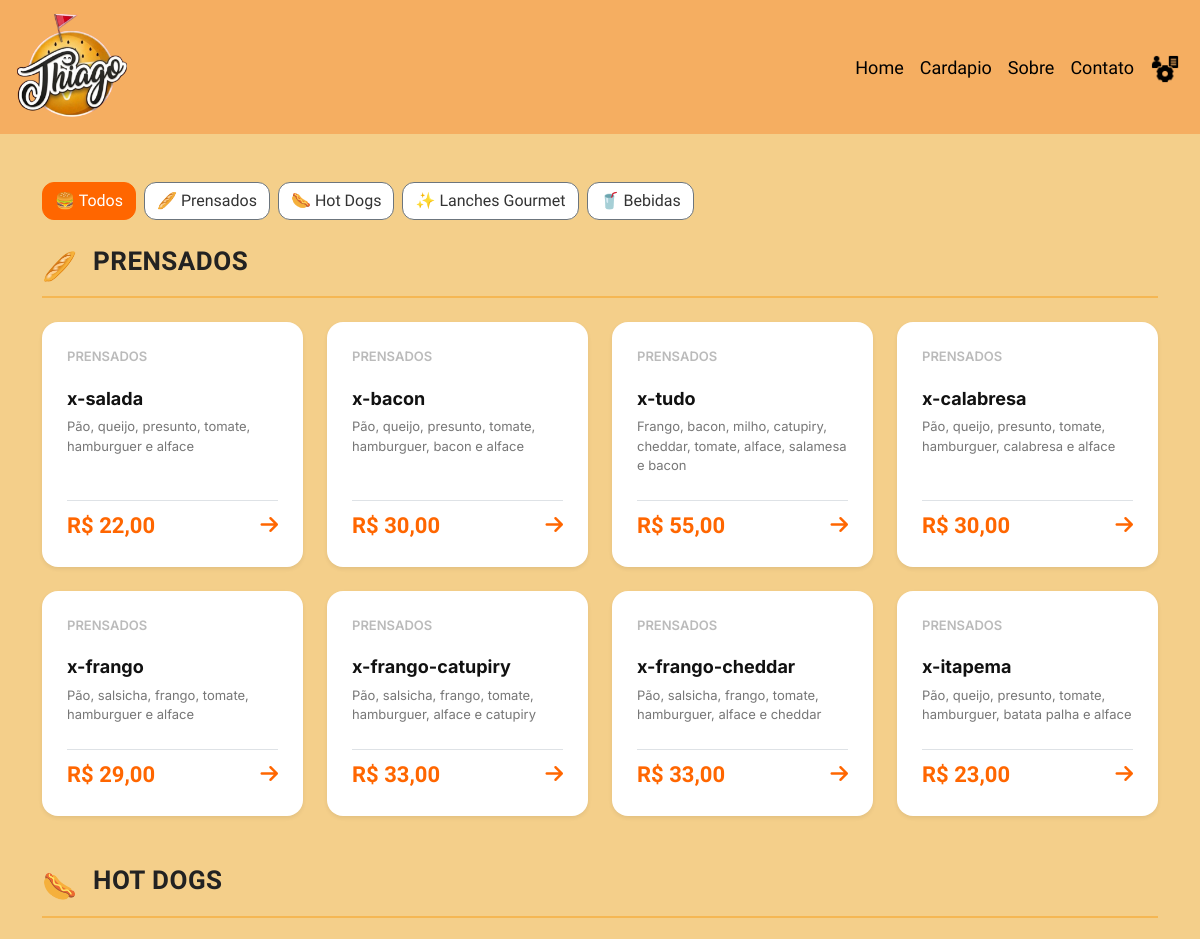
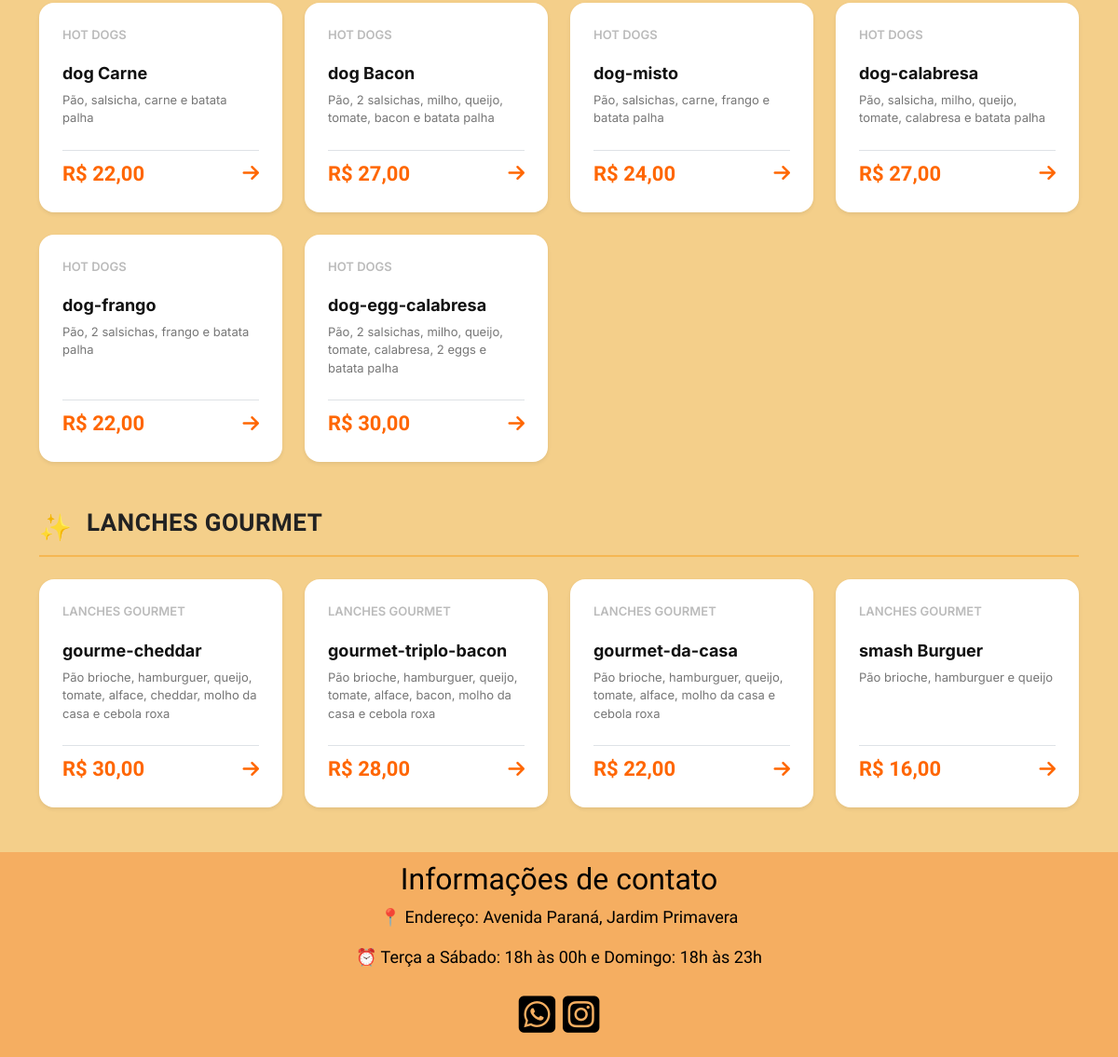
Page /cardapio on the earlier database version (2 pictures, top to bottom).
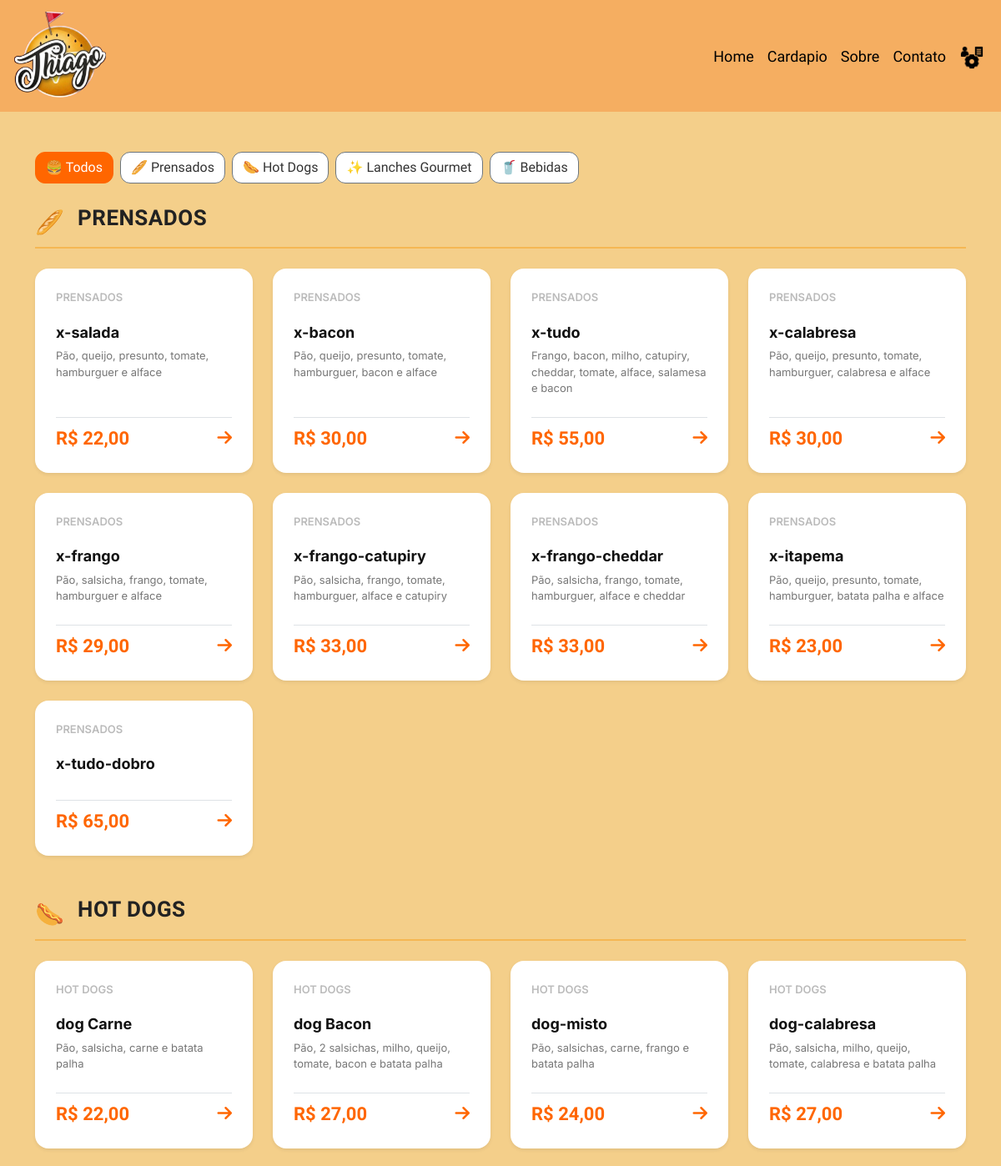
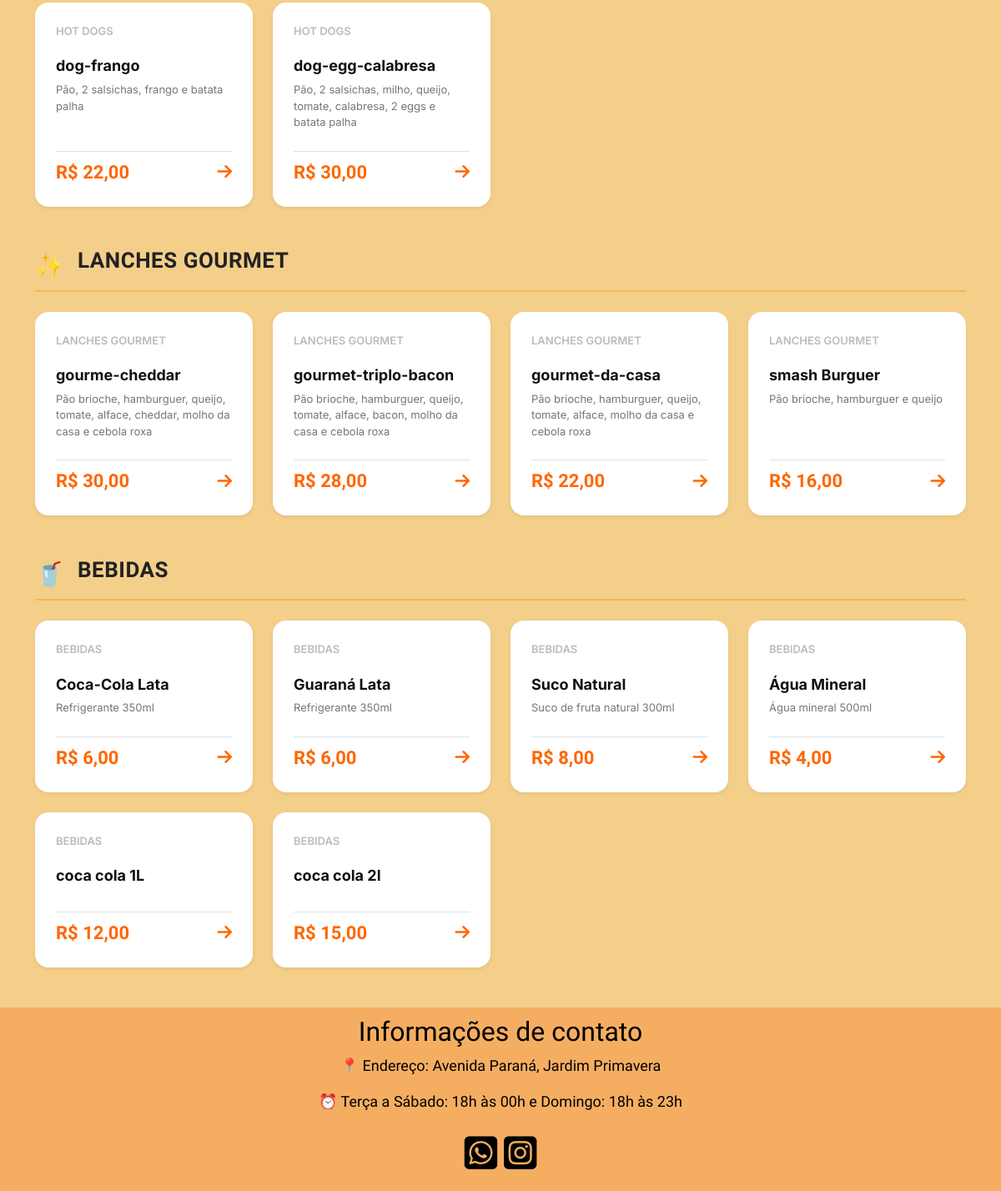
Same page on the later database version (2 pictures, top to bottom).
### tables this page shows
CREATE TABLE `produto` (
  `id_produto` int(11) NOT NULL,
  `id_categoria` int(11) NOT NULL,
  `nome_lanches` varchar(100) NOT NULL,
  `preco` float(10,2) NOT NULL,
  `popular` tinyint(1) DEFAULT 0,
  `ingredientes` text DEFAULT NULL
);

CREATE TABLE `categoria` (
  `id_categoria` int(11) NOT NULL,
  `nome_categoria` varchar(100) NOT NULL
);

### include/funcoes.php (called while the page is built, shortened)
<?php
function buscarTodosProdutos(mysqli $conn): array
{
    $cardapio = [];
    $icones = [
        'PRENSADOS' => '🥖',
        'HOT DOGS' => '🌭',
        'LANCHES GOURMET' => '✨',
        'BEBIDAS' => '🥤'
    ];
    $sql = "SELECT p.id_produto, p.nome_lanches, p.preco,
                   p.popular, p.ingredientes, c.nome_categoria
            FROM produto p
            JOIN categoria c ON p.id_categoria = c.id_categoria
            ORDER BY c.id_categoria, p.id_produto";
    $res = $conn->query($sql);
    while ($linha = $res->fetch_assoc()) {
        $categoria = strtoupper($linha['nome_categoria']);
        if (!isset($cardapio[$categoria])) {
            $cardapio[$categoria] = [
                'secao_titulo' => $categoria,
                'secao_icon'   => $icones[$categoria] ?? '🍔',
                'lanches'      => []
            ];
        }
        $ehPopular = ($linha['popular'] == 1 || $linha['popular'] === '1' || $linha['popular'] === true);
        $cardapio[$categoria]['lanches'][] = [
            'num'          => $categoria,
            'nome'         => $linha['nome_lanches'],
            'preco'        => (float) $linha['preco'],
            'ingredientes' => $linha['ingredientes'] ?? '',
            'popular'      => $ehPopular
        ];
    }
    return array_values($cardapio);
}

### pagina/cardapio.php (the view, shortened to what this page needs)
<?php
require_once "include/funcoes.php";
$cardapio_completo = buscarTodosProdutos($conn);
function filtrarPorCategoria(array $secoes, $categoriaSelecionada): array {
    if (empty($categoriaSelecionada) || $categoriaSelecionada === 'TODOS') {
        return $secoes;
    }
    $resultado = [];
    return $resultado;
}
$categoriaAtual = $_GET['categoria'] ?? 'TODOS';
$cardapioParaExibir = filtrarPorCategoria($cardapio_completo, $categoriaAtual);
?>
<!DOCTYPE html>
<html lang="pt-br">
<head>
    <link href="https://cdn.jsdelivr.net/npm/bootstrap@5.3.0/dist/css/bootstrap.min.css" rel="stylesheet">
    <link rel="stylesheet" href="css/cardapio.css">
    <link rel="stylesheet" href="https://cdnjs.cloudflare.com/ajax/libs/font-awesome/6.5.1/css/all.min.css">
</head>
<body>
<div class="container menu-conteudo my-5">
    <div class="d-flex flex-wrap gap-2 mb-4 align-items-center">
        <a href="?param=cardapio&categoria=TODOS"
           class="btn <?php echo ($categoriaAtual === 'TODOS') ? 'btn-primary text-white' : 'btn-outline-secondary bg-white'; ?>"
           style="border-radius: 12px; font-family: 'Oswald', sans-serif; <?php echo ($categoriaAtual === 'TODOS') ? 'background-color: #ff6600; border-color: #ff6600;' : 'color: #333;'; ?>">
           🍔 Todos
        </a>
        <a href="?param=cardapio&categoria=PRENSADOS"
           class="btn <?php echo ($categoriaAtual === 'PRENSADOS') ? 'btn-primary text-white' : 'btn-outline-secondary bg-white'; ?>"
           style="border-radius: 12px; font-family: 'Oswald', sans-serif; <?php echo ($categoriaAtual === 'PRENSADOS') ? 'background-color: #ff6600; border-color: #ff6600;' : 'color: #333;'; ?>">
           🥖 Prensados
        </a>
        <a href="?param=cardapio&categoria=HOT DOGS"
           class="btn <?php echo ($categoriaAtual === 'HOT DOGS') ? 'btn-primary text-white' : 'btn-outline-secondary bg-white'; ?>"
           style="border-radius: 12px; font-family: 'Oswald', sans-serif; <?php echo ($categoriaAtual === 'HOT DOGS') ? 'background-color: #ff6600; border-color: #ff6600;' : 'color: #333;'; ?>">
           🌭 Hot Dogs
        </a>
        <a href="?param=cardapio&categoria=LANCHES GOURMET"
           class="btn <?php echo ($categoriaAtual === 'LANCHES GOURMET') ? 'btn-primary text-white' : 'btn-outline-secondary bg-white'; ?>"
           style="border-radius: 12px; font-family: 'Oswald', sans-serif; <?php echo ($categoriaAtual === 'LANCHES GOURMET') ? 'background-color: #ff6600; border-color: #ff6600;' : 'color: #333;'; ?>">
           ✨ Lanches Gourmet
        </a>
        <a href="?param=cardapio&categoria=BEBIDAS"
           class="btn <?php echo ($categoriaAtual === 'BEBIDAS') ? 'btn-primary text-white' : 'btn-outline-secondary bg-white'; ?>"
           style="border-radius: 12px; font-family: 'Oswald', sans-serif; <?php echo ($categoriaAtual === 'BEBIDAS') ? 'background-color: #ff6600; border-color: #ff6600;' : 'color: #333;'; ?>">
           🥤 Bebidas
        </a>
    </div>
    <?php foreach ($cardapioParaExibir as $secao): ?>
        <div class="menu-secao mb-5">
            <div class="secao-header d-flex align-items-center mb-4">
                <span class="secao-icon"><?php echo $secao['secao_icon']; ?></span>
                <h2 class="secao-title ms-3"><?php echo $secao['secao_titulo']; ?></h2>
            </div>
            <div class="row row-cols-1 row-cols-sm-2 row-cols-md-4 g-4">
                <?php foreach ($secao['lanches'] as $lanche): ?>
                    <div class="col">
                        <div class="card card-menu h-100 shadow-sm border-0 position-relative">
                            <div class="card-body d-flex flex-column justify-content-between p-4">
                                <div class="d-flex justify-content-between align-items-center mb-3">
                                    <span class="lanche-num"><?php echo $lanche['num']; ?></span>
                                </div>
                                <div class="mb-4">
                                    <h4 class="lanche-nome"><?php echo $lanche['nome']; ?></h4>
                                    <p class="lanche-ingredientes card-text"><?php echo $lanche['ingredientes']; ?></p>
                                </div>
                                <div class="d-flex justify-content-between align-items-center mt-auto pt-2 border-top">
                                    <span class="lanche-preco">R$ <?php echo number_format($lanche['preco'], 2, ',', '.'); ?></span>
                                    <a href="https://wa.me/5544998340641?text=Olá, gostaria de pedir <?php echo urlencode($lanche['nome']); ?>"
                                       target="_blank" class="seta-link text-decoration-none">
                                        <i class="fa-solid fa-arrow-right"></i>
                                    </a>
                                </div>
                            </div>
                        </div>
                    </div>
                <?php endforeach; ?>
            </div>
        </div>
    <?php endforeach; ?>
</div>
</body>
</html>

### index.php (shortened to what this page needs)
<?php
require_once "include/coneçao.php";
?>
<!DOCTYPE html>
<html lang="pt-br">
<head>
    <link href="https://cdn.jsdelivr.net/npm/bootstrap@5.3.3/dist/css/bootstrap.min.css" rel="stylesheet">
    <link rel="stylesheet" href="css/index.css">
    <link rel="stylesheet" href="https://cdnjs.cloudflare.com/ajax/libs/font-awesome/6.5.1/css/all.min.css">
</head>
<body>
<?php include "include/header.php"; ?>
<?php
if (isset($_GET["param"])) {
    $p = explode("/", $_GET["param"]);
    if ($p[0] == "sobre") {
        include "pagina/sobre.php";
    } else if ($p[0] == "cardapio") {
        include "pagina/cardapio.php";
    } else if ($p[0] == "admin" || $p[0] == "login") {
        if (!isset($_SESSION["thiagolanche"])) {
            include "pagina/login.php";
        }
        else {
            include "pagina/home.php";
        }
    } else {
        include "pagina/erro.php";
    }
} ?>
<?php include "include/footer.php"; ?>
</body>
</html>

### include/header.php (shortened to what this page needs)
<nav class="navbar navbar-expand-lg bg-body-tertiary">
  <div class="container-fluid">
    <a class="navbar-brand" href="index.php">
        <img src= "imagens/logo5.png" alt="Logo" width="100px" height="85px" class="d-inline-block align-text-top">
    </a>
    <div class="collapse navbar-collapse" id="navbarNav">
      <ul class="navbar-nav">
        <li class="nav-item">
          <a class="nav-link active" aria-current="page" href="index.php">Home</a>
        </li>
        <li class="nav-item">
          <a class="nav-link" href="cardapio">Cardapio</a>
        </li>
        <li class="nav-item">
          <a class="nav-link" href="sobre">Sobre</a>
        </li>
        <li class="nav-item">
          <a class="nav-link" href="#contato">Contato</a>
        </li>
        <li class="nav-item">
          <a class="nav-link" href="admin"><img src="imagens/adm-logo.png" alt="Login" width="30" height="30"></a>
        </li>
      </ul>
    </div>
  </div>
</nav>

### include/footer.php
<footer id="contato" class="text-center">
  <h2>Informações de contato</h2>
  <p>📍 Endereço: Avenida Paraná, Jardim Primavera</p>
  <p>⏰ Terça a Sábado: 18h às 00h e Domingo: 18h às 23h</p>
  <div class="d-flex justify-content-center align-items-center gap-2 mt-3">
    <a href="https://wa.me/5544998340641" target="_blank" class="btn-rede-social">
      <i class="fa-brands fa-square-whatsapp"></i>
    </a>
    <a href="https://www.instagram.com/thiagolanchesofc" target="_blank" class="btn-rede-social">
      <i class="fa-brands fa-square-instagram"></i>
    </a>
  </div>
</footer>

### css/index.css (style rules this page uses)
* { margin: 0; padding: 0; }
body { background-color:#f4cf8a; }
.navbar { background-color: #f5ae61 !important; }
.navbar-brand { padding: 5px 5px; }
.navbar-brand img { width: 110px; height: auto; }
.navbar-nav { margin-left: auto; }
.nav-link { color: black !important; text-decoration: none; font-family: 'Oswald', sans-serif; font-size: 18px; position: relative; padding-bottom: 4px; }
.nav-link::after { content: ''; position: absolute; bottom: 0; left: 0; width: 0%; height: 2px; background-color: #f5ae61; transition: width 0.3s ease; }

### css/cardapio.css (style rules this page uses)
* { margin: 0; padding: 0; }
body { background-color: #f4cf8a; }
.navbar { background-color: #f5ae61 !important; }
.navbar-brand { padding: 5px 5px; }
.navbar-brand img { width: 110px; height: auto; }
.navbar-nav { margin-left: auto; }
.nav-link { color: black !important; text-decoration: none; font-family: 'Oswald', sans-serif; font-size: 18px; position: relative; padding-bottom: 4px; }
.nav-link::after { content: ''; position: absolute; bottom: 0; left: 0; width: 0%; height: 2px; background-color: #f5ae61; transition: width 0.3s ease; }
.secao-header { border-bottom: 2px solid #f5b753; padding-bottom: 10px; }
.secao-icon { font-size: 28px; }
.secao-title { font-family: 'Oswald', sans-serif; font-size: 26px; font-weight: 700; color: #222; letter-spacing: 0.5px; }
.card-menu { border-radius: 16px !important; background-color: #ffffff; transition: transform 0.25s ease, box-shadow 0.25s ease, border-color 0.25s ease; border: 1px solid transparent !important; }
.lanche-num { font-family: 'Inter', sans-serif; font-size: 13px; color: #bbb; font-weight: 600; }
.lanche-nome { font-family: 'Inter', sans-serif; font-size: 18px; font-weight: 700; color: #111; margin-top: 5px; }
.lanche-ingredientes { font-family: 'Inter', sans-serif; font-size: 13px; color: #777; line-height: 1.5; }
.lanche-preco { font-family: 'Oswald', sans-serif; font-size: 22px; color: #ff6600; font-weight: 700; }
.seta-link { color: #ff6600; font-size: 20px; transition: transform 0.2s; }
footer { background-color: #f5ae61; text-align: center; color: black; font-family: 'Oswald', sans-serif; padding: 10px; font-size: 18px; }
footer a { color: black; text-decoration: none; font-size: 45px; }

Differences in the rows shown:
added produto: id_categoria.nome_categoria "PRENSADOS", nome_lanches "x-tudo-dobro", preco "65,00"
added produto: id_categoria.nome_categoria "BEBIDAS", nome_lanches "Coca-Cola Lata", ingredientes "Refrigerante 350ml", preco "6,00"
added produto: id_categoria.nome_categoria "BEBIDAS", nome_lanches "Guaraná Lata", ingredientes "Refrigerante 350ml", preco "6,00"
added produto: id_categoria.nome_categoria "BEBIDAS", nome_lanches "Suco Natural", ingredientes "Suco de fruta natural 300ml", preco "8,00"
added produto: id_categoria.nome_categoria "BEBIDAS", nome_lanches "Água Mineral", ingredientes "Água mineral 500ml", preco "4,00"
added produto: id_categoria.nome_categoria "BEBIDAS", nome_lanches "coca cola 1L", preco "12,00"
added produto: id_categoria.nome_categoria "BEBIDAS", nome_lanches "coca cola 2l", preco "15,00"
Other differences:
new list line: "🥤 BEBIDAS"
